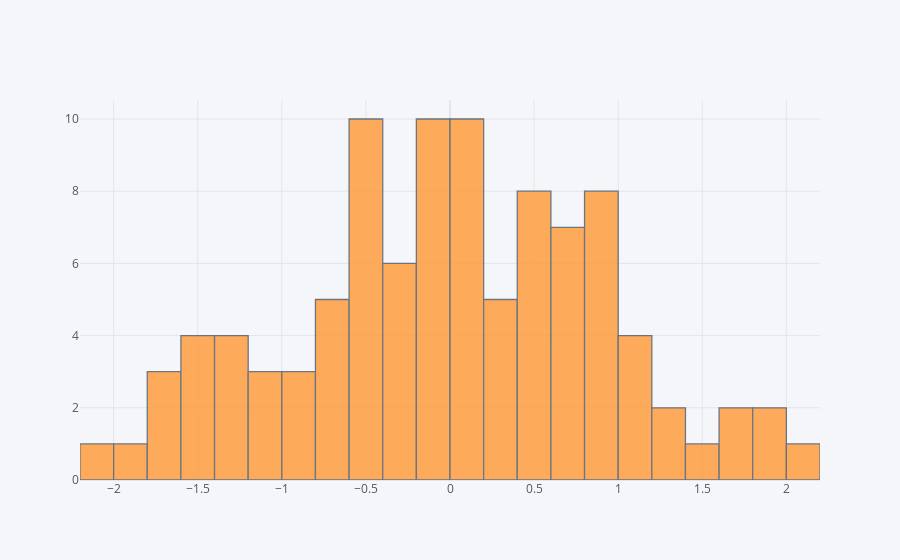

Write notebook code for a chart like this one.
### Markdown cell above
## histogram

### Code cell
df['A'].iplot(kind='hist',bins=25)

### Figure 1 — Plotly figure (JSON) as saved in the notebook; plotly's stock layout.template omitted (floating-point values rounded to 4 significant figures)
{"data": [{"histfunc": "count", "histnorm": "", "marker": {"color": "rgba(255, 153, 51, 1.0)", "line": {"color": "#4D5663", "width": 1.3}}, "name": "A", "nbinsx": 25, "opacity": 0.8, "orientation": "v", "type": "histogram", "x": [-0.6106, 0.0751, -0.7919, -0.1797, 1.565, -1.268, 0.1062, 0.1948, 0.851, -1.511, -0.4598, -0.5976, 0.7267, 1.055, 0.1822, -0.6574, -0.4203, -1.052, 0.8391, 0.2853, 0.4805, 0.31, -1.609, -0.02387, 1.151, -1.958, 1.633, -0.03972, 0.5825, -1.053, 0.6748, 0.3664, 0.02976, -0.2861, 0.885, -0.8161, 0.1411, 1.398, 0.1704, -0.6393, -0.01002, -0.5151, 0.8336, 0.5893, 0.6447, -0.1586, 0.7172, -1.714, -0.4615, 0.5739, 0.5517, 0.9241, 1.054, -1.343, -0.8635, 0.8158, -0.04872, -0.4837, -0.4525, 1.812, 0.8904, -2.016, 0.9778, -0.3864, -0.5936, 1.736, -1.02, 0.4882, -1.209, -0.5772, -0.8067, 0.3838, -0.0008767, -1.441, 0.08622, -0.08759, -1.217, 0.04079, 1.959, -0.4839, 0.04853, 0.4212, -0.2329, -0.3098, 0.731, -0.2189, 0.7331, -0.1315, -0.6093, 0.7198, -1.421, 0.4194, -1.738, -1.488, -0.3735, 0.3288, 1.236, 1.085, -0.02404, 2.057]}], "layout": {"barmode": "overlay", "legend": {"bgcolor": "#F5F6F9", "font": {"color": "#4D5663"}}, "paper_bgcolor": "#F5F6F9", "plot_bgcolor": "#F5F6F9", "title": {"font": {"color": "#4D5663"}}, "xaxis": {"gridcolor": "#E1E5ED", "showgrid": true, "tickfont": {"color": "#4D5663"}, "title": {"font": {"color": "#4D5663"}, "text": ""}, "zerolinecolor": "#E1E5ED"}, "yaxis": {"gridcolor": "#E1E5ED", "showgrid": true, "tickfont": {"color": "#4D5663"}, "title": {"font": {"color": "#4D5663"}, "text": ""}, "zerolinecolor": "#E1E5ED"}}}
